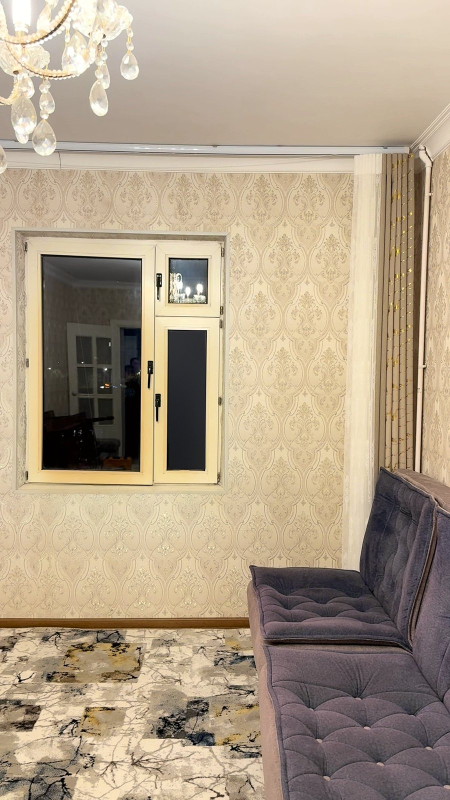
#> input picture img/ba1_before.jpg, 900 x 1600 px (shown at 1/2 size)
$ python -i room.py   (imports and definitions only)   (Python 2 division)
#> lines starting #> are read from the running program, lines starting #| are printed output that depends on the picture
"""«Bir deraza — bir kun» (JALYUZI CLASSIC, owner 17.11): one real window (IMG_5680 wide frame used as a plate) lives
through a whole day in 14 s. Pre-dawn blue -> the beige plisse rises sash by sash, the sun comes up in the glass, rays
and dust, the left reveal and the sill catch gold -> timelapse to noon, the plisse comes half down, light softens ->
timelapse to sunset, the sun goes down on the left, the plisse closes over it, a warm lamp comes on.
The real plisse texture of the plate is compressed/expanded for the moving sheets; the sky, sun, skyline and light are
procedural; the last frame equals the plate, so it dissolves into the real clip.
python3 room.py [prev t,t,..|render]
"""
import json
import os
import sys
from multiprocessing import Pool

import cv2
import numpy as np

D = "/home/claude/reels/xtong"
W, H, FPS = 1080, 1920, 30
DUR = 14.0
# [2 lines not run here, left out]
# [1 line that did not run here, left out]
HZ = 1470                                              # horizon (screen y) behind the glass
BB = (190, 425, 1050, 1490)                            # bbox of the window panes (x0, y0, x1, y1)


def ease(u):
    u = np.clip(u, 0, 1)
    return u * u * (3 - 2 * u)


def key(t, ks):
    """piecewise smooth interpolation of tuples/numbers over [(t, value), ...]"""
    ts = [k[0] for k in ks]
    if t <= ts[0]:
        return np.array(ks[0][1], np.float32)
    for (t0, v0), (t1, v1) in zip(ks, ks[1:]):
        if t <= t1:
            u = ease((t - t0) / max(1e-6, t1 - t0))
            return (np.array(v0, np.float32) * (1 - u) + np.array(v1, np.float32) * u).astype(np.float32)
    return np.array(ks[-1][1], np.float32)


# [6 lines left out: function poly_mask, not called in this run]


# ---- panes: homographies rect <-> screen, the real closed sheets in rect space ----
RECT = {"transom": (810, 232), "left": (310, 658), "right": (420, 750)}
RAIL = {"transom": 12, "left": 16, "right": 16}
PANES = {}
# [6 lines not run here, left out]
# [1 line that did not run here, left out]
# [1 line that did not run here, left out]
M_PANES = np.clip(sum(p["mask"] for p in PANES.values()), 0, 1)
# [1 line that did not run here, left out]
# [1 line that did not run here, left out]
REFL = (np.clip(1 - (np.mgrid[0:1920, 0:1080][0] / 1920.0 + np.mgrid[0:1920, 0:1080][1] / 2400.0), 0, 1) ** 2)[..., None]
REFL = (REFL * np.array([1.0, 0.95, 0.9])).astype(np.float32)

YY, XX = np.mgrid[0:H, 0:W].astype(np.float32)
# sill coordinates: v = depth (0 at the frame, 1 at the front edge)
_yb = 1518 + (XX - 165) * (1506 - 1518) / (1080 - 165)
_yf = 1585 + (XX - 25) * (1617 - 1585) / (1080 - 25)
SILL_V = np.clip((YY - _yb) / np.maximum(1, _yf - _yb), 0, 1)
# left reveal: v = 0 at the wall corner, 1 at the window frame
_xl0 = 90 + (YY - 405) * (100 - 90) / (1565 - 405)
_xl1 = 163 + (YY - 462) * (170 - 163) / (1515 - 462)
REVL_V = np.clip((XX - _xl0) / np.maximum(1, _xl1 - _xl0), 0, 1)
REVR_V = np.clip((1080 - XX) / 40.0, 0, 1)
_bars = ((YY > 525) & ~((YY > 705) & (YY < 790))).astype(np.float32) * 0.85 + 0.15 * (YY > 525)
REV_BARS = cv2.GaussianBlur(_bars, (0, 0), 14)
LAMP = np.exp(-(((XX + 100) ** 2 + (YY - 1700) ** 2) / 950.0 ** 2))[..., None] * np.array([1.0, 0.64, 0.36], np.float32)

# skyline (static silhouettes inside the pane bbox, screen space): many narrow blocks, two depths
_rng = np.random.default_rng(21)


def _layer(lo, hi, wlo, whi, gap):
#> called with lo = 18, hi = 62, wlo = 10, whi = 34, gap = 8
    a = np.full(W, HZ + 5, np.float32)
    x = 150
    while x < W:
        w = int(_rng.integers(wlo, whi))
        h = HZ - _rng.integers(lo, hi)
        a[x:x + w] = np.minimum(a[x:x + w], h)
        if _rng.random() < 0.18:                                   # a thin roof antenna now and then
            a[x + w // 2:x + w // 2 + 2] = h - _rng.integers(6, 16)
        x += w + int(_rng.integers(-6, gap))
    return a


SKY_FAR = np.minimum(_layer(18, 62, 10, 34, 8), _layer(8, 30, 20, 60, 12))
SKY_NEAR = _layer(4, 26, 26, 80, 30)
_cl = cv2.resize(np.random.default_rng(8).random((14, 6)).astype(np.float32), (W, H), interpolation=cv2.INTER_CUBIC)
_cl2 = cv2.resize(np.random.default_rng(9).random((60, 10)).astype(np.float32), (W, H), interpolation=cv2.INTER_CUBIC)
CLOUD = np.clip((_cl * 0.65 + _cl2 * 0.35 - 0.52) * 3.2, 0, 1) * np.clip((HZ - 60 - YY) / 300.0, 0, 1)
CLOUD = cv2.GaussianBlur(CLOUD, (0, 0), 3)
_wr = np.random.default_rng(12)
WINS = np.zeros((H, W), np.float32)
# [3 lines not run here, left out]
TOWER = np.zeros((H, W), np.float32)          # TV tower silhouette (thin mast, pod, splayed legs)
# [5 lines not run here, left out]
TOWER = cv2.GaussianBlur(TOWER, (0, 0), 0.6)

# ---- the day: keyframes ----
K_ZEN = [(0, (0.010, 0.014, 0.05)), (2.2, (0.03, 0.05, 0.16)), (3.6, (0.12, 0.22, 0.50)), (6.2, (0.15, 0.34, 0.80)),
         (8.0, (0.22, 0.46, 0.92)), (9.8, (0.22, 0.46, 0.92)), (11.0, (0.20, 0.25, 0.55)), (12.0, (0.07, 0.07, 0.22)),
         (13.2, (0.012, 0.016, 0.06)), (14, (0.012, 0.016, 0.06))]
K_HOR = [(0, (0.05, 0.04, 0.10)), (2.2, (0.55, 0.26, 0.22)), (3.6, (1.10, 0.62, 0.36)), (6.2, (0.85, 0.80, 0.76)),
         (8.0, (0.82, 0.90, 1.00)), (9.8, (0.82, 0.90, 1.00)), (11.0, (1.15, 0.55, 0.28)), (12.0, (0.85, 0.30, 0.25)),
         (13.2, (0.10, 0.06, 0.12)), (14, (0.08, 0.05, 0.10))]
K_SUN = [(0, (905, 1600)), (2.9, (905, 1520)), (6.5, (805, 990)), (8.0, (600, -420)), (9.8, (280, -380)),
         (11.6, (330, 1250)), (12.5, (345, 1540)), (14, (345, 1600))]
K_SUNC = [(0, (1.0, 0.45, 0.20)), (3.6, (1.0, 0.60, 0.30)), (6.5, (1.0, 0.88, 0.70)), (8.0, (1.0, 0.97, 0.90)),
          (9.8, (1.0, 0.95, 0.86)), (11.0, (1.0, 0.62, 0.30)), (12.2, (1.0, 0.40, 0.20)), (14, (1.0, 0.40, 0.20))]
K_SUNI = [(0, 0.0), (2.95, 0.0), (3.5, 1.0), (12.0, 1.0), (12.45, 0.0), (14, 0.0)]
K_SIDE = [(0, 0.9), (6.5, 0.75), (8.0, 0.1), (9.8, -0.1), (11.6, -0.8), (14, -0.8)]       # + = light from the right
K_ELEV = [(0, 0.05), (6.5, 0.35), (8.0, 1.0), (9.8, 1.0), (11.6, 0.15), (14, 0.0)]
K_AMB = [(0, (0.075, 0.09, 0.17)), (2.6, (0.20, 0.19, 0.27)), (3.8, (0.55, 0.48, 0.44)), (5.8, (0.88, 0.84, 0.78)),
         (8.0, (1.02, 1.01, 0.98)), (9.3, (0.90, 0.88, 0.84)), (11.0, (0.72, 0.56, 0.44)), (12.6, (0.06, 0.06, 0.09)),
         (14, (0.055, 0.055, 0.085))]
K_LAMP = [(0, 0.0), (12.5, 0.0), (13.1, 0.55), (14, 0.55)]
K_RAYS = [(0, 0.0), (3.0, 0.0), (3.8, 1.0), (6.5, 0.8), (8.0, 0.35), (9.8, 0.3), (11.4, 0.85), (12.4, 0.2), (13, 0)]
COV = {"transom": [(0, 1.0)],
       "left": [(0, 1.0), (2.9, 1.0), (4.3, 0.04), (8.0, 0.04), (9.0, 0.5), (11.4, 0.5), (12.4, 1.0)],
       "right": [(0, 1.0), (3.3, 1.0), (4.7, 0.04), (8.3, 0.04), (9.3, 0.5), (11.8, 0.5), (12.8, 1.0)]}
ZOOM = [(0, 1.07), (13.2, 1.0), (14, 1.0)]
TAU = np.array([1.0, 0.80, 0.58], np.float32) * 0.24       # light through the beige fabric (warm)


# [90 lines left out: functions outside, sheets, sheet_bottom_y, god_rays, not called in this run]


_DUST = np.random.default_rng(5).uniform(0, 1, (90, 4)).astype(np.float32)


# [12 lines left out: function dust, not called in this run]


def tone(x):
    s = 0.78
    return np.where(x < s, x, s + (1 - s) * (1 - np.exp(-(x - s) / (1 - s))))


def frame(i):
    t = i / FPS
    sun = key(t, K_SUN)
    sunc, suni = key(t, K_SUNC), float(key(t, K_SUNI))
    side, elev = float(key(t, K_SIDE)), float(key(t, K_ELEV))
    amb, lamp, rays_k = key(t, K_AMB), float(key(t, K_LAMP)), float(key(t, K_RAYS))
    out_sky = outside(t, sun, sunc, suni)
    # backlight per pane: mean sky behind it (+ the sun if it sits behind that pane)
    back = {}
    for k, p in PANES.items():
        m = p["mask"]
        avg = (out_sky * m[..., None]).sum((0, 1)) / max(1, m.sum())
        back[k] = np.clip(avg * 0.9, 0, 3)
    front = amb + lamp * np.array([1.0, 0.64, 0.36], np.float32) * 0.55
    sh_rgb, sh_a, covs = sheets(t, back, front)
    glass = out_sky * GLASS_SH[..., None] + REFL * (0.04 + 0.5 * float(np.mean(amb)) * 0.06)
    win = glass * (1 - sh_a[..., None]) + sh_rgb
    win_a = M_PANES
    # room relight
    img = LIN * amb + LIN * LAMP * lamp
    # sunlight on the left reveal (morning, light from the right) and the right reveal (evening)
    tl = 1.0
    ybL = sheet_bottom_y("left", covs["left"])[0][1]
    shift = 70 * (1 - elev) + 20
    yl = YY + shift * 0.0
    open_l = ease((YY - (ybL + 25 * elev)) / 30.0)
    trans_l = (open_l + (1 - open_l) * 0.22) * REV_BARS
    if side > 0:
        vlim = 0.30 + 0.55 * side
        lit = ease((vlim - REVL_V) / 0.08) * trans_l * M_REVL * suni * side * tl
        img += LIN * sunc * lit[..., None] * 2.4
    ybR = sheet_bottom_y("right", covs["right"])[1][1]
    open_r = ease((YY - ybR) / 30.0)
    if side < 0:
        lit = ease((0.5 - REVR_V) / 0.2) * (open_r + (1 - open_r) * 0.22) * M_REVR * suni * (-side) * (YY > 420)
        img += LIN * sunc * lit[..., None] * 1.5
    # sunlight on the sill: pane columns shifted by the slant, frame-bottom shadow near the back
    slant = 170 * side * (1 - 0.6 * elev)
    xg = XX + slant * SILL_V
    inL = ease((xg - 240) / 6) * ease((542 - xg) / 6)
    inR = ease((xg - 635) / 6) * ease((1037 - xg) / 6)
    tL = 1.0 if covs["left"] < 0.97 else 0.22
    tR = 1.0 if covs["right"] < 0.97 else 0.22
    vmin = 0.30 * (1 - elev) + 0.04
    sl = (inL * tL + inR * tR) * ease((SILL_V - vmin) / 0.08) * M_SILL * suni * (0.35 + 0.65 * elev)
    sl = cv2.GaussianBlur(sl, (0, 0), 2.0)
    img += LIN * sunc * sl[..., None] * 2.2
    img += LIN * sunc * (cv2.GaussianBlur(sl, (0, 0), 6) * M_SILLF * 0.25)[..., None]
    # window (sky/sheets) inside the pane masks
    img = img * (1 - win_a[..., None]) + win * win_a[..., None]
    # god rays and dust
    if rays_k > 0.01:
        lum = win.mean(axis=2) * win_a * (1 - sh_a)
        src = np.clip(lum - 0.40, 0, 6)[..., None] * sunc
        src += (sh_rgb.mean(axis=2) * sh_a * win_a * 0.10)[..., None] * sunc
        rays = god_rays(src, sun) * rays_k * suni
        img += rays * 1.1
        img += (dust(t, rays) * 0.55)[..., None] * sunc * rays_k
    out = tone(np.clip(img, 0, None)) ** (1 / 2.2)
    # digital camera: slow pull-back to the plate framing
    z = float(key(t, ZOOM))
    if z > 1.0005:
        M = cv2.getRotationMatrix2D((610, 1010), 0, z)
        out = cv2.warpAffine(out, M, (W, H), flags=cv2.INTER_LINEAR, borderMode=cv2.BORDER_REFLECT)
    g = np.random.default_rng(i).normal(0, 0.008, (H // 2, W // 2)).astype(np.float32)
    out = out + cv2.resize(g, (W, H))[..., None]
    return (np.clip(out, 0, 1) * 255).astype(np.uint8)


# [10 lines left out: function render, not called in this run]


# [11 lines not run here, left out]

>>> import cv2
>>> picture = cv2.imread('../../img/ba1_before.jpg', cv2.IMREAD_GRAYSCALE)
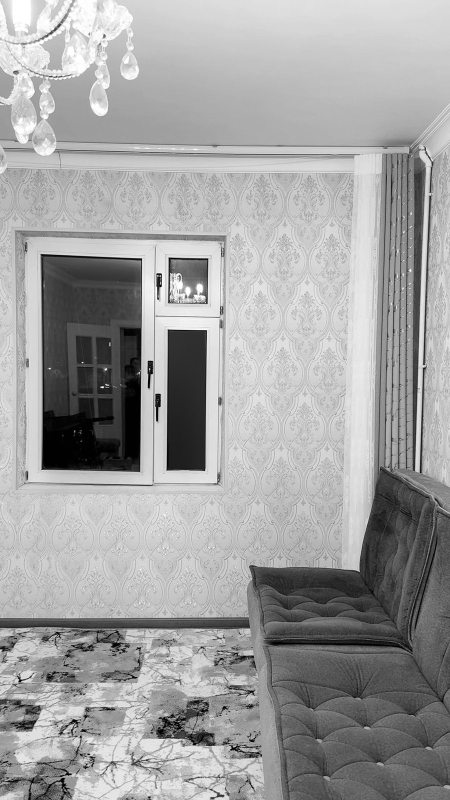
#> picture: shape (1600, 900) (shown at 1/2 size); min 0, max 255, mean 160.7
>>> result = frame(picture)
#> (the run stopped early here; a loop or call above may not have finished)

$ run again, on img/c_dikey.jpg
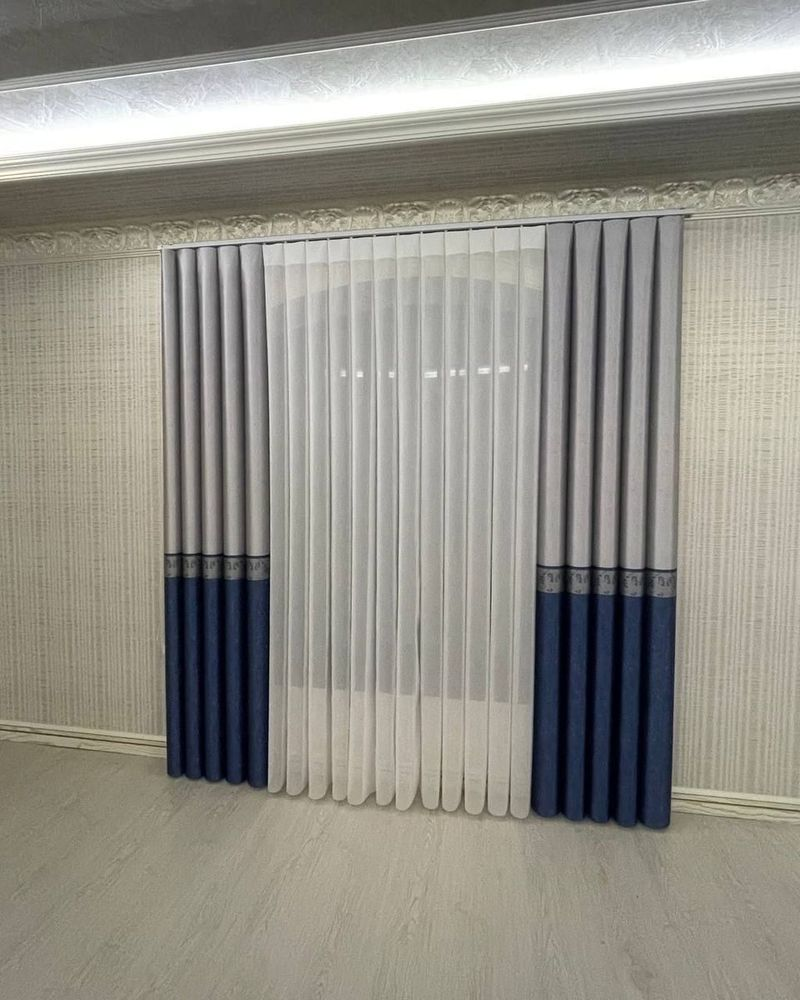
#> input picture img/c_dikey.jpg, 800 x 1000 px
#> `picture = cv2.imread('../../img/ba1_before.jpg', cv2.IMREAD_GRAYSCALE)`:
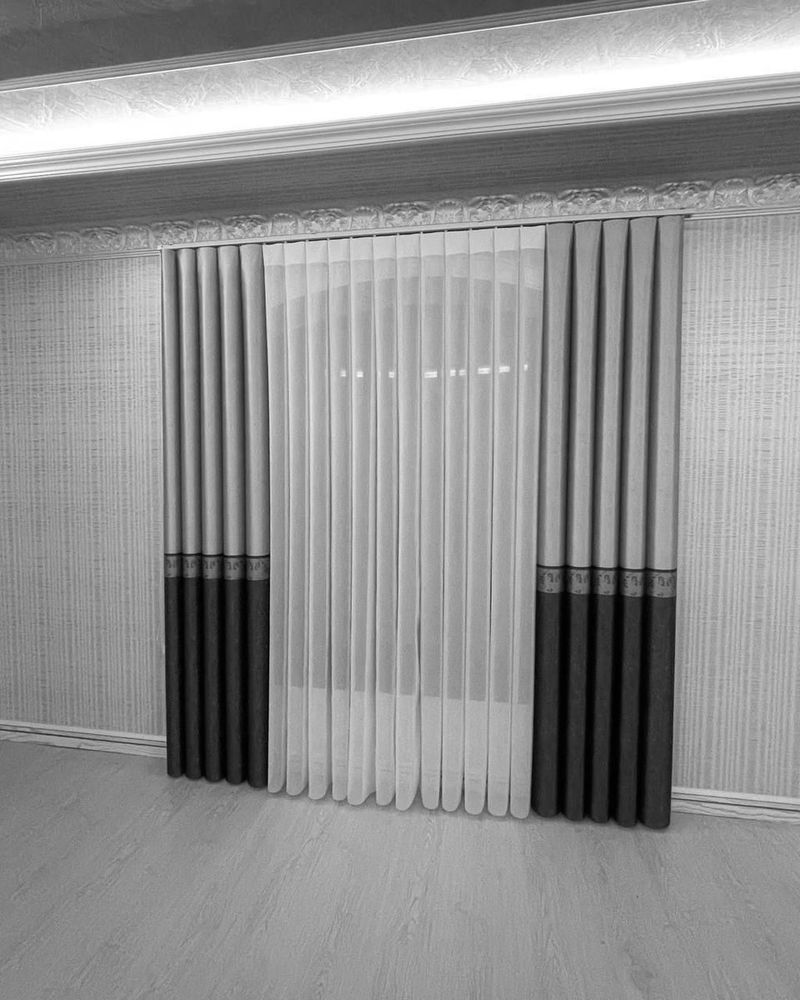
#> picture: shape (1000, 800); min 0, max 255, mean 144.3

$ run again, on img/c_gor2.jpg
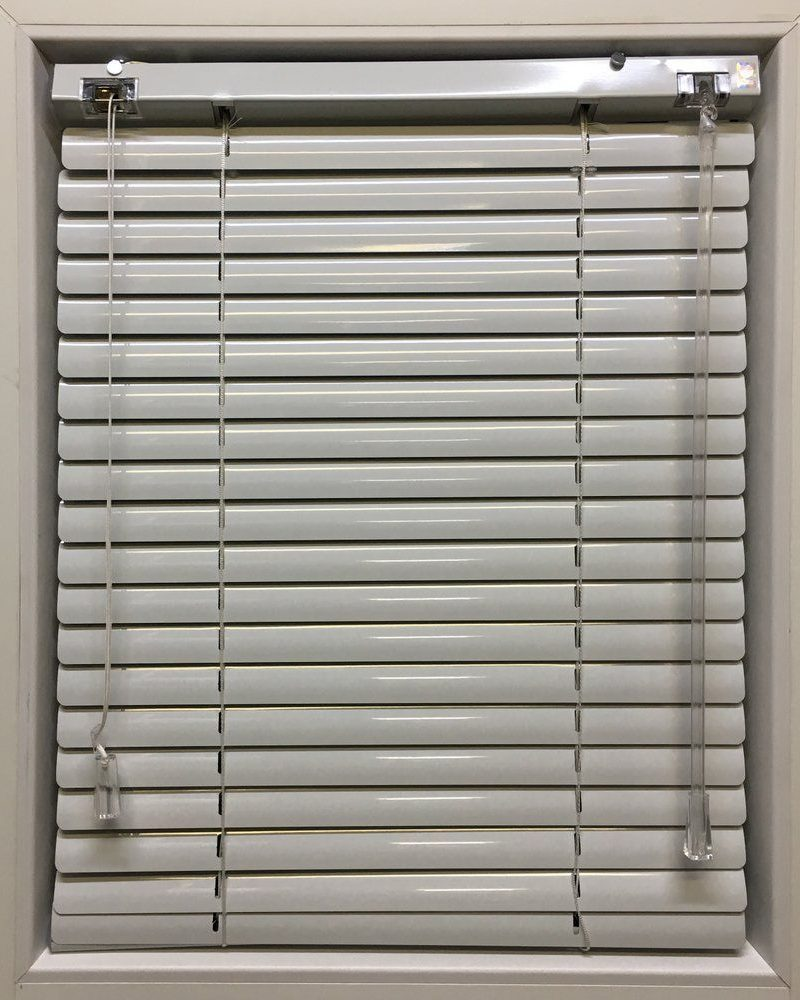
#> input picture img/c_gor2.jpg, 800 x 1000 px
#> in frame, `t = i / FPS`:
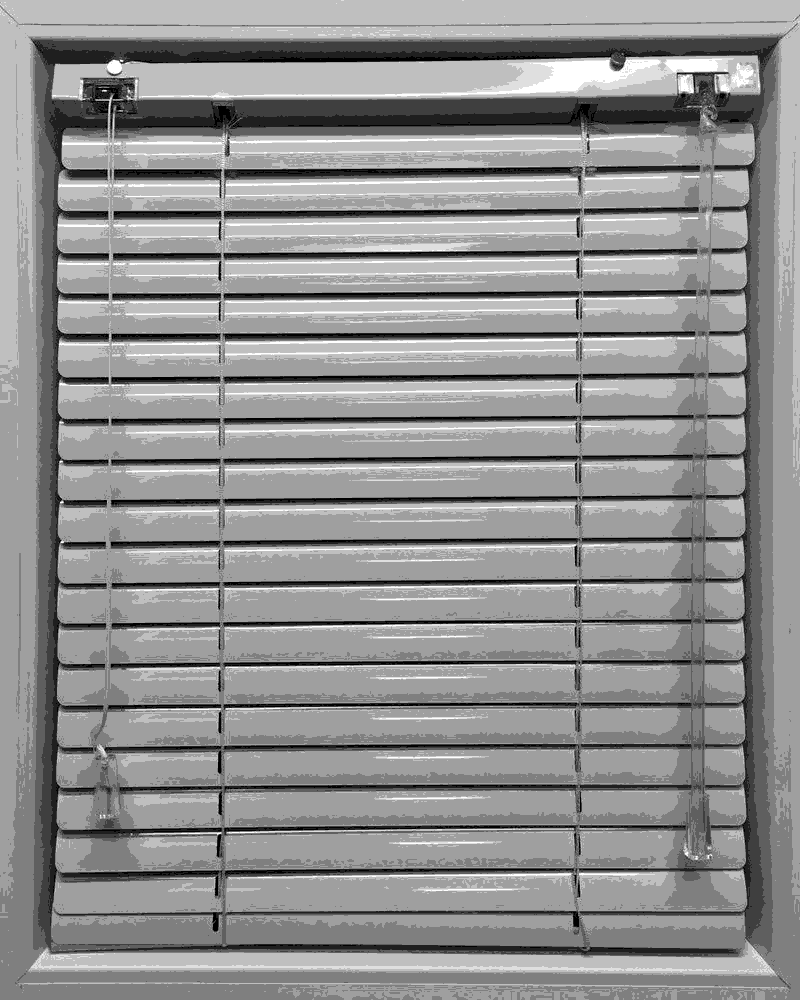
#> t: shape (1000, 800); min 0, max 8, mean 4.54; drawn with min black and max white

$ run again, on img/c_kombo.jpg
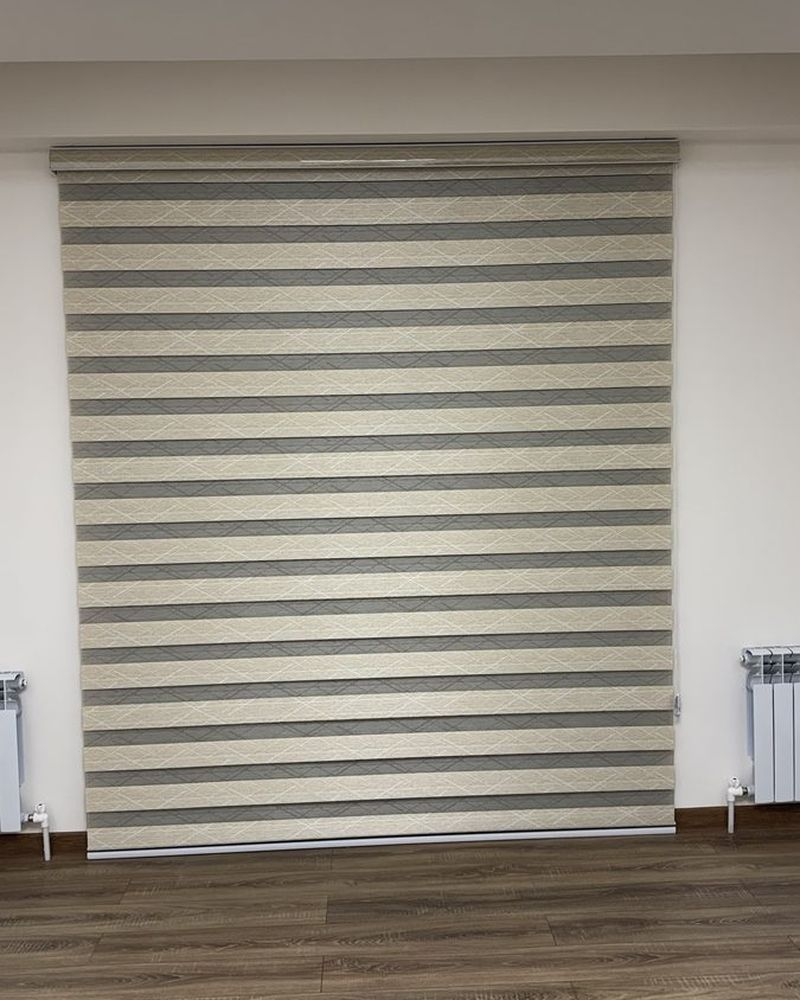
#> input picture img/c_kombo.jpg, 800 x 1000 px
#> `picture = cv2.imread('../../img/ba1_before.jpg', cv2.IMREAD_GRAYSCALE)`:
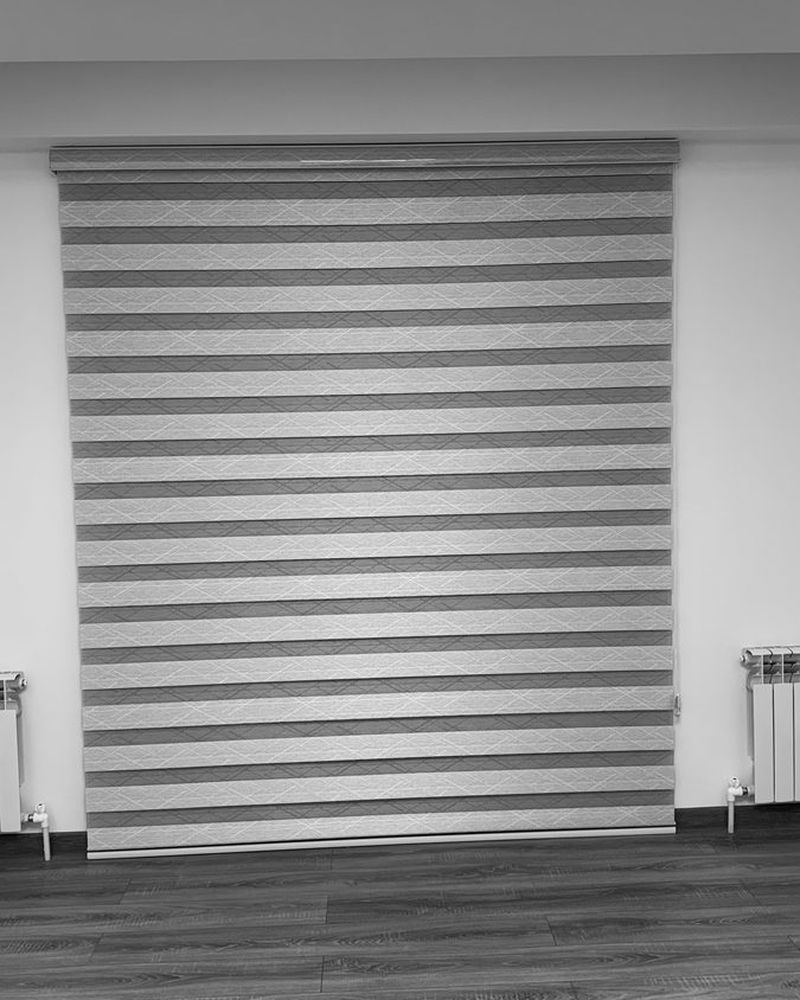
#> picture: shape (1000, 800); min 0, max 249, mean 141.1
